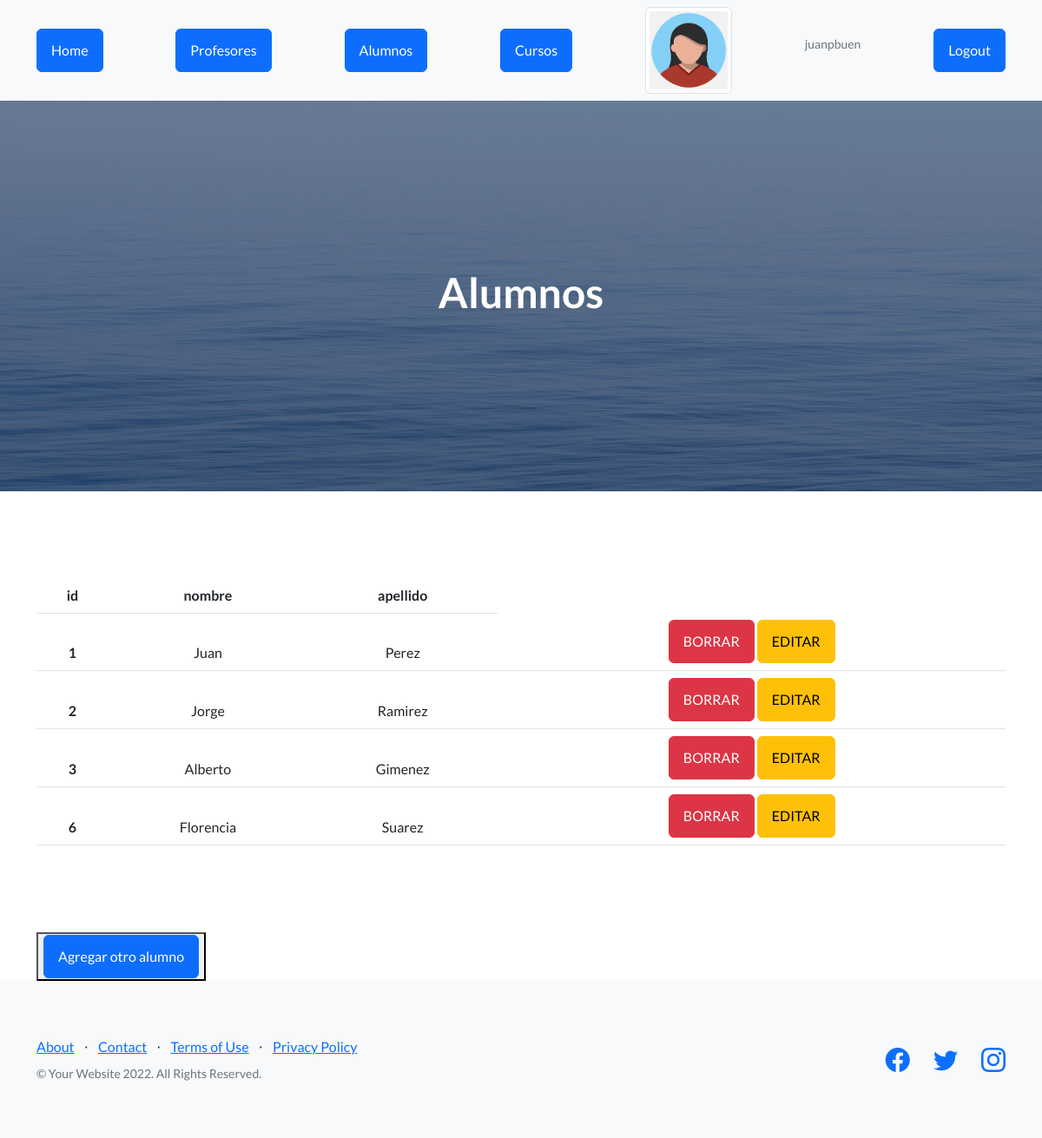
Screenshot of /appCoder/alumnos (signed in) with the database file from the repository.
### AppCoder/models.py (models this page shows)
class Alumnos(models.Model):
    nombre = models.CharField(max_length=40)
    apellido = models.CharField(max_length=40)

### AppCoder/views.py (the view)
# urls.py: path("alumnos" , views.alumnos , name="alumnos" ),
def alumnos(request):
    print(request.user.id)
    if request.user.id != None:
        avatares = Avatar.objects.filter(user=request.user.id)
        alumnos = Alumnos.objects.all
        return render( request , "alumnos.html", {"alumnos":alumnos,"url":avatares[0].imagen.url})
    else:
        return render( request , "alumnos.html")

### AppCoder/template/alumnos.html
{% extends "padre.html" %}
{% load static %}
{% block seccion %}
    <h1>Alumnos</h1>
{% endblock %}
{% block contenido %}
      <div class="container">
        <table class="table table-hover" style="text-align: center; margin-top: 100px;margin-bottom: 100px;">
            <thead>
            <tr>
                <th>id</th>
                <th>nombre</th>
                <th>apellido</th>
            </tr>
            {% for n in alumnos %}
            <tr>
                <th>{{n.id}}</th>
                <td>{{n.nombre}}</td>
                <td>{{n.apellido}}</td>
                <td>
                    {% if request.user.is_authenticated %}
                    <a href="{% url 'eliminar_alumno'  n.id %}" class="btn btn-danger">BORRAR</a>
                    <a href="{% url 'editar_alumno'  n.id %}" class="btn btn-warning">EDITAR</a>
                    {% endif %}
                </td>
            {% endfor %}
            </tr>
        </table>
        <button>
            <a href="alta_alumno" class="btn btn-primary">Agregar otro alumno</a>
        </button>
      </div>
{% endblock %}

### AppCoder/template/padre.html (shortened to what this page needs)
<!DOCTYPE html>
<html lang="en">
    <head>
        {% load static %}
        <link href="https://cdn.jsdelivr.net/npm/bootstrap-icons@1.5.0/font/bootstrap-icons.css" rel="stylesheet" type="text/css" />
        <link href="{% static 'app_coder/css/styles.css' %}" rel="stylesheet" />
    </head>
    <body>
        <nav class="navbar navbar-light bg-light static-top">
            <div class="container">
                <a href="{% url 'home' %}" class="btn btn-primary">Home</a>
                {% if request.user.is_authenticated %}
                    <a href="{% url 'profesores' %}" class="btn btn-primary">Profesores</a>
                {% endif %}
                <a href="{% url 'alumnos' %}" class="btn btn-primary">Alumnos</a>
                <a href="{% url 'cursos' %}" class="btn btn-primary">Cursos</a>
                {% if request.user.is_authenticated %}
                    <img src="{{ url }}" class="img-thumbnail" alt="..." width="100px" height="100px">
                    <p class="text-muted small">{{user.username}}</p>
                    <a href="{% url 'Logout' %}" class="btn btn-primary">Logout</a>
                {% endif %}
            </div>
        </nav>
        <header class="masthead">
            <div class="container position-relative">
                <div class="row justify-content-center">
                    <div class="col-xl-6">
                        <div class="text-center text-white">
                            {% block seccion %}
                            {% endblock %}
                        </div>
                    </div>
                </div>
            </div>
        </header>
        {% block contenido %}
        {% endblock %}
        <footer class="footer bg-light">
            <div class="container">
                <div class="row">
                    <div class="col-lg-6 h-100 text-center text-lg-start my-auto">
                        <ul class="list-inline mb-2">
                            <li class="list-inline-item"><a href="#!">About</a></li>
                            <li class="list-inline-item">⋅</li>
                            <li class="list-inline-item"><a href="#!">Contact</a></li>
                            <li class="list-inline-item">⋅</li>
                            <li class="list-inline-item"><a href="#!">Terms of Use</a></li>
                            <li class="list-inline-item">⋅</li>
                            <li class="list-inline-item"><a href="#!">Privacy Policy</a></li>
                        </ul>
                        <p class="text-muted small mb-4 mb-lg-0">&copy; Your Website 2022. All Rights Reserved.</p>
                    </div>
                    <div class="col-lg-6 h-100 text-center text-lg-end my-auto">
                        <ul class="list-inline mb-0">
                            <li class="list-inline-item me-4">
                                <a href="#!"><i class="bi-facebook fs-3"></i></a>
                            </li>
                            <li class="list-inline-item me-4">
                                <a href="#!"><i class="bi-twitter fs-3"></i></a>
                            </li>
                            <li class="list-inline-item">
                                <a href="#!"><i class="bi-instagram fs-3"></i></a>
                            </li>
                        </ul>
                    </div>
                </div>
            </div>
        </footer>
    </body>
</html>

### rows the page displays
Alumnos: id "1", nombre "Juan", apellido "Perez"
Alumnos: id "2", nombre "Jorge", apellido "Ramirez"
Alumnos: id "3", nombre "Alberto", apellido "Gimenez"
Alumnos: id "6", nombre "Florencia", apellido "Suarez"

### other values shown
{{ user.username }} "juanpbuen"
